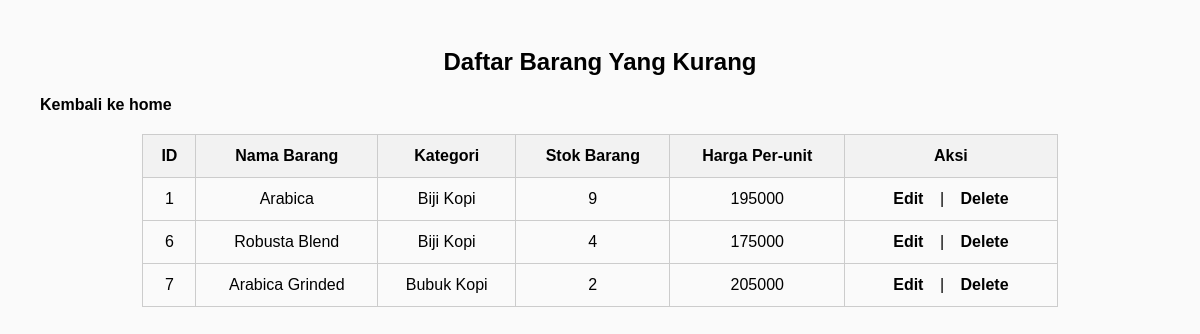
The app's page /stokKurang.php with its own data.
### tables this page shows
CREATE TABLE `barang` (
  `id_barang` int NOT NULL,
  `nama` varchar(20) NOT NULL,
  `kategori` varchar(100) NOT NULL,
  `stok` int NOT NULL,
  `harga` int NOT NULL
);

### stokKurang.php (the view, shortened to what this page needs)
<?php
include_once("koneksi.php");
$hasil = mysqli_query($mysqli, "SELECT * FROM barang WHERE stok < 10");
?>
<!DOCTYPE html>
<html>
<head>
</head>
<body>
<h2>Daftar Barang Yang Kurang</h2>
<a href="index.php">Kembali ke home</a>
<table>
    <tr>
        <th>ID</th>
        <th>Nama Barang</th>
        <th>Kategori</th>
        <th>Stok Barang</th>
        <th>Harga Per-unit</th>
        <th>Aksi</th>
    </tr>
    <?php while($barang = mysqli_fetch_array($hasil)): ?>
        <tr>
            <td><?= $barang['id_barang']; ?></td>
            <td><?= $barang['nama']; ?></td>
            <td><?= $barang['kategori']; ?></td>
            <td><?= $barang['stok']; ?></td>
            <td><?= $barang['harga']; ?></td>
            <td>
                <a href="edit.php?id=<?= $barang['id_barang']; ?>">Edit</a> |
                <a href="delete.php?id=<?= $barang['id_barang']; ?>" onclick="return confirm('Yakin ingin hapus?')">Delete</a>
            </td>
        </tr>
    <?php endwhile; ?>
</table>
</body>
</html>

### stokKurang.php (style rules this page uses)
* { font-family: Arial, sans-serif; }
table { width: 80%; border-collapse: collapse; margin: 20px auto; font-family: Arial, sans-serif; }
th, td { padding: 12px; border: 1px solid #ccc; text-align: center; }
th { background-color: #f2f2f2; }
a { text-decoration: none; color: black; font-weight: bold; transition-duration: 0.3s; padding: 12px; }
body { background-color: #fafafa; padding: 20px; }
h2 { text-align: center; font-family: Arial, sans-serif; font-weight: bold; }

### records on screen
barang: id_barang "1", nama "Arabica", kategori "Biji Kopi", stok "9", harga "195000"
barang: id_barang "6", nama "Robusta Blend", kategori "Biji Kopi", stok "4", harga "175000"
barang: id_barang "7", nama "Arabica Grinded", kategori "Bubuk Kopi", stok "2", harga "205000"
